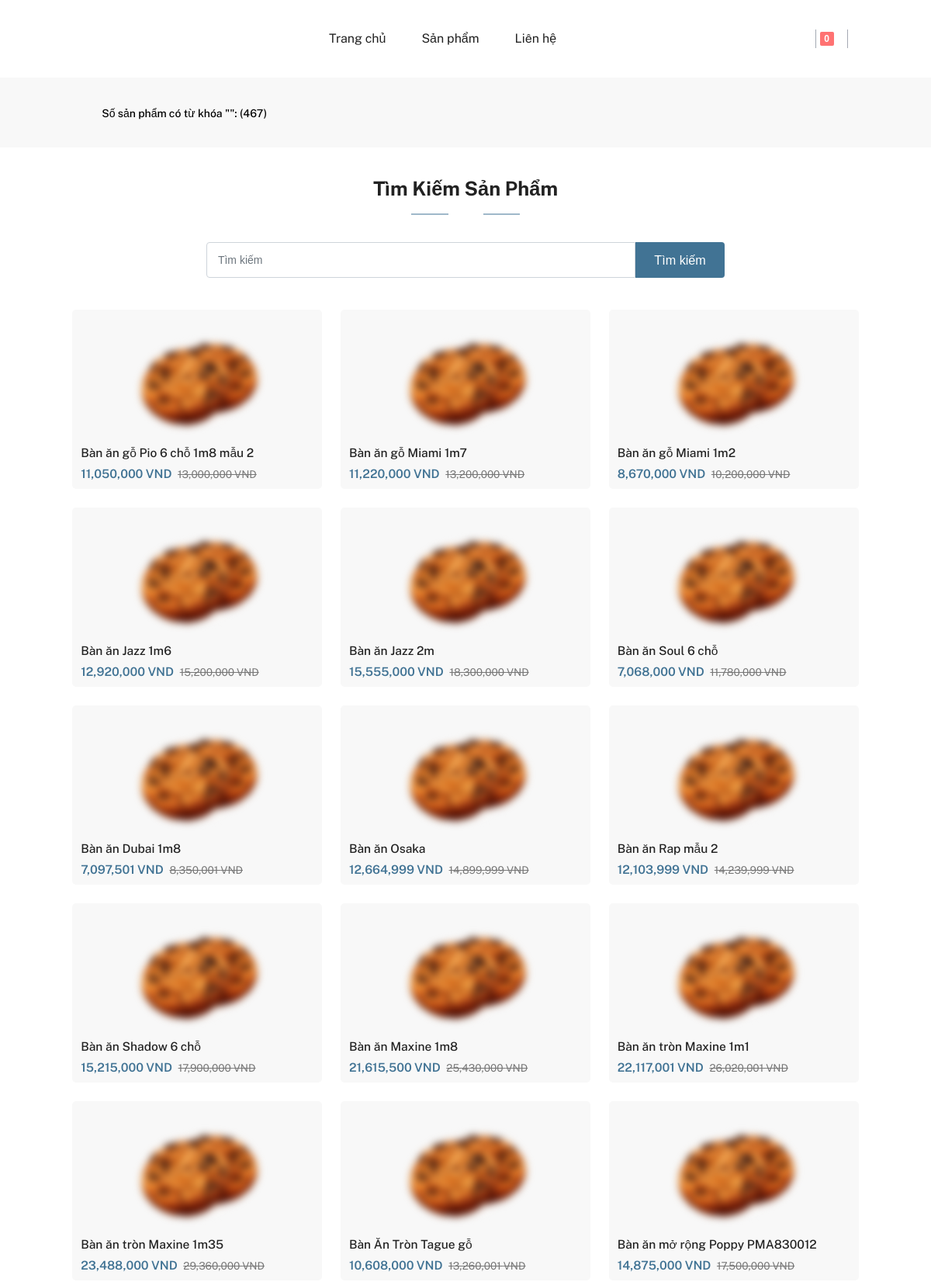
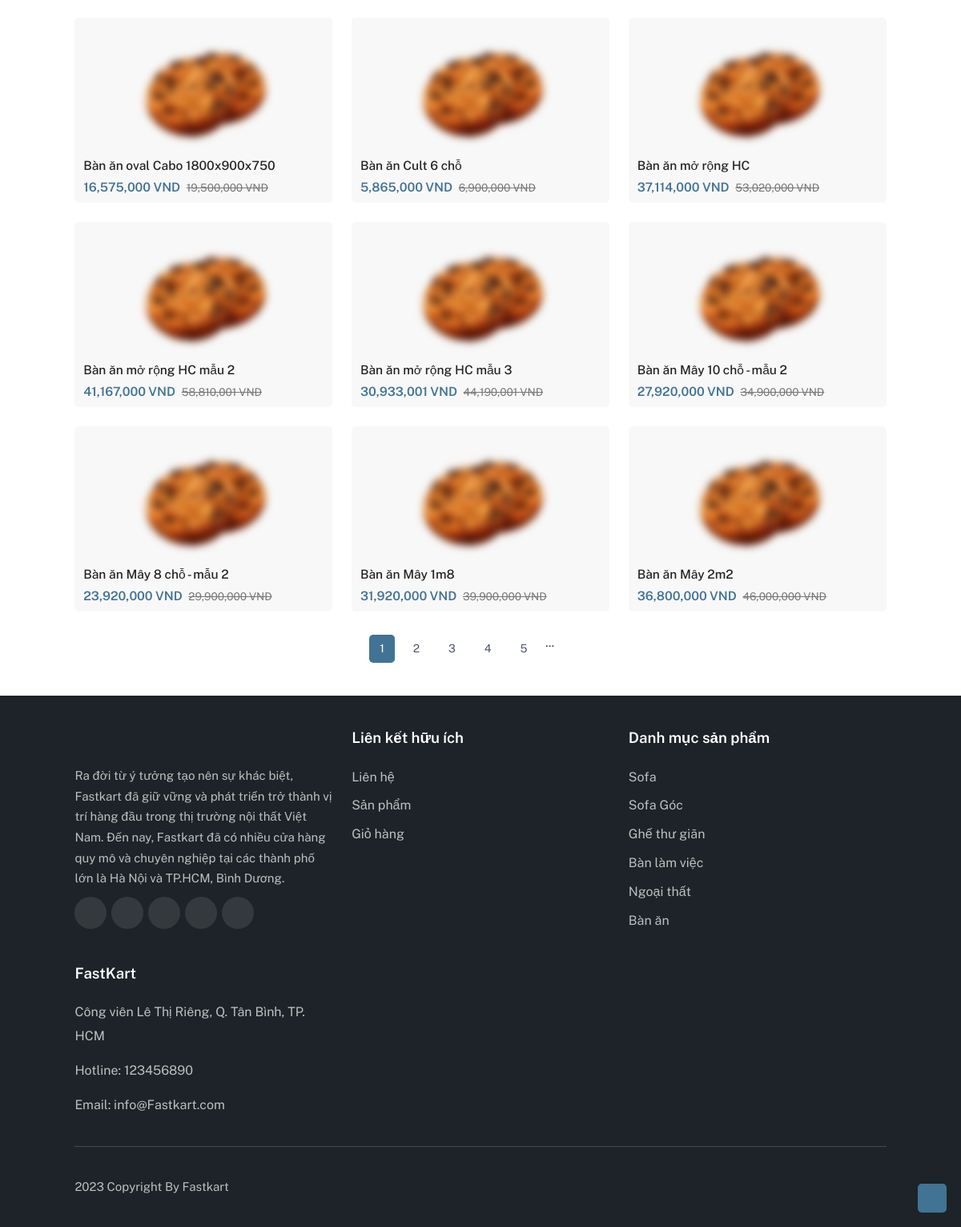
The app's page /search/ with its own data (2 pictures, top to bottom).
### store/models.py (models this page shows, shortened)
class Product(models.Model):
    subcategory = models.ForeignKey(SubCategory, on_delete=models.PROTECT)
    name = models.CharField(max_length=250)
    price = models.FloatField(default=0.0)
    price_origin = models.FloatField(null=True)
    image = models.ImageField(upload_to='store/images', default='store/images/default.png')
    content = models.TextField(null=True, blank=True)
    insert_date = models.DateTimeField(auto_now_add=True)
    update_date = models.DateTimeField(auto_now=True, blank=True, null=True)
    viewed = models.IntegerField(default=0)
    class Meta:
        ordering = ('-insert_date',)

### store/views.py (the view)
# urls.py: path('search/', views.search, name='search'),
def search(request):
    cart = Cart(request)
    if request.GET.get('product_name') and request.GET.get('product_name') != '':
        sub_cats = SubCategory.objects.all()
        product_name = request.GET.get('product_name').strip()
        search_products = Product.objects.filter(name__contains=product_name)
        search_name = f'Số sản phẩm có từ khóa "{product_name}": ' + '(' + str(len(search_products)) + ')'
    else:
        sub_cats = SubCategory.objects.all()
        search_products = Product.objects.all()
        search_name = f'Số sản phẩm có từ khóa "": ' + '(' + str(len(search_products)) + ')'
    page = request.GET.get('page', 1)
    paginator = Paginator(search_products, 24)
    product_page = paginator.page(page)
    return render(request, 'store/search.html', {
        'sub_cats': sub_cats,
        'products': product_page,
        'search_name': search_name,
        'cart': cart
    })

### store/templates/store/search.html (shortened to what this page needs)
{% extends 'store/base.html' %}
{% load static %}
{% load humanize %}
{% block content %}
    <section class="breadscrumb-section pt-0">
        <div class="container-fluid-lg">
            <div class="row">
                <div class="col-12">
                    <div class="breadscrumb-contain">
                        <nav>
                            <ol class="breadcrumb mb-0">
                                <li class="breadcrumb-item">
                                    <a href="{% url 'store:index' %}">
                                        <i class="fa-solid fa-house"></i>
                                    </a>
                                </li>
                                <li class="breadcrumb-item active" aria-current="page">{{ search_name }}</li>
                            </ol>
                        </nav>
                    </div>
                </div>
            </div>
        </div>
    </section>
    <section class="search-section">
        <div class="container-fluid-lg">
            <div class="row">
                <div class="col-xxl-6 col-xl-8 mx-auto">
                    <div class="title d-block text-center">
                        <h2>Tìm kiếm sản phẩm</h2>
                        <span class="title-leaf">
                            <svg class="icon-width">
                                <use xlink:href="{% static 'store/assets/svg/leaf.svg' %}#leaf"></use>
                            </svg>
                        </span>
                    </div>
                    <div class="search-box">
                        <form action="{% url 'store:search' %}" method="get" style="width: 100%">
                            <div class="input-group">
                                <input type="text" class="form-control" placeholder="Tìm kiếm" name="product_name" value="{{ product_name }}">
                                <button class="btn theme-bg-color text-white m-0" type="submit"
                                    id="button-addon1">Tìm kiếm</button>
                            </div>
                        </form>
                    </div>
                </div>
            </div>
        </div>
    </section>
    <section class="section-b-space">
        <div class="container-fluid-lg">
            <div class="row">
                <div class="col-12">
                    <div
                        class="row g-sm-4 g-3 row-cols-xxl-4 row-cols-xl-3 row-cols-lg-2 row-cols-md-3 row-cols-2 product-list-section">
                        {% for product in products %}
                            <div>
                            <div class="product-box-3 h-100">
                                <div class="product-header">
                                    <div class="product-image">
                                        <a href="{% url 'store:product_detail' product.pk %}">
                                            <img src="{% static 'store/assets/images/cake/product/11.png' %}"
                                                class="img-fluid blur-up lazyload" alt="">
                                        </a>
                                    </div>
                                </div>
                                <div class="product-footer">
                                    <div class="product-detail">
                                        <a href="{% url 'store:product_detail' product.pk %}">
                                            <h5 class="name">{{ product.name }}</h5>
                                        </a>
                                        <h5 class="price"><span class="theme-color">{{ product.price|floatformat:'0'|intcomma}} VND</span> <del>{{ product.price_origin|floatformat:'0'|intcomma}} VND</del>
                                    </div>
                                </div>
                            </div>
                        </div>
                        {% endfor %}
                    </div>
                    {%  if products.paginator.num_pages > 1 %}
                        <nav class="custome-pagination">
                        <ul class="pagination justify-content-center">
                            {% for i in products.paginator.page_range %}
                                {% if i > products.number|add:'-5' %}
                                {% if i < products.number|add:'5' %}
                                {% if i == products.number %}
                                    <li class="page-item active disabled">
                                        <a class="page-link" href="#">{{ i }}</a>
                                    </li>
                                {% else %}
                                    <li class="page-item">
                                        <a class="page-link" href="?page={{ i }}{% if request.GET.product_name %}&product_name={{ request.GET.product_name }}{% endif %}">{{ i }}</a>
                                    </li>
                                {% endif %}
                                {% endif %}
                                {% endif %}
                            {% endfor %}
                            {%  if products.number < products.paginator.num_pages|add:'-4' %}
                                <li class="page-item"><span class="page-numbers">…</span></li>
                            {% endif %}
                            {%  if products.has_next %}
                                <li class="page-item">
                                    <a class="page-link" href="?page={{ products.next_page_number }}{% if request.GET.product_name %}&product_name={{ request.GET.product_name }}{% endif %}">
                                        <i class="fa-solid fa-angles-right"></i>
                                    </a>
                                </li>
                            {% endif %}
                        </ul>
                    </nav>
                    {% endif %}
                </div>
            </div>
        </div>
    </section>
{% endblock %}

### records on screen
Product: name "Bàn ăn gỗ Pio 6 chỗ 1m8 mẫu 2", price "11,050,000", price_origin "13,000,000"
Product: name "Bàn ăn gỗ Miami 1m7", price "11,220,000", price_origin "13,200,000"
Product: name "Bàn ăn gỗ Miami 1m2", price "8,670,000", price_origin "10,200,000"
Product: name "Bàn ăn Jazz 1m6", price "12,920,000", price_origin "15,200,000"
Product: name "Bàn ăn Jazz 2m", price "15,555,000", price_origin "18,300,000"
Product: name "Bàn ăn Soul 6 chỗ", price "7,068,000", price_origin "11,780,000"
Product: name "Bàn ăn Dubai 1m8", price "7,097,501", price_origin "8,350,001"
Product: name "Bàn ăn Osaka", price "12,664,999", price_origin "14,899,999"
Product: name "Bàn ăn Rap mẫu 2", price "12,103,999", price_origin "14,239,999"
Product: name "Bàn ăn Shadow 6 chỗ", price "15,215,000", price_origin "17,900,000"
Product: name "Bàn ăn Maxine 1m8", price "21,615,500", price_origin "25,430,000"
Product: name "Bàn ăn tròn Maxine 1m1", price "22,117,001", price_origin "26,020,001"
Product: name "Bàn ăn tròn Maxine 1m35", price "23,488,000", price_origin "29,360,000"
Product: name "Bàn Ăn Tròn Tague gỗ", price "10,608,000", price_origin "13,260,001"
Product: name "Bàn ăn mở rộng Poppy PMA830012", price "14,875,000", price_origin "17,500,000"
Product: name "Bàn ăn oval Cabo 1800x900x750", price "16,575,000", price_origin "19,500,000"
Product: name "Bàn ăn Cult 6 chỗ", price "5,865,000", price_origin "6,900,000"
Product: name "Bàn ăn mở rộng HC", price "37,114,000", price_origin "53,020,000"
Product: name "Bàn ăn mở rộng HC mẫu 2", price "41,167,000", price_origin "58,810,001"
Product: name "Bàn ăn mở rộng HC mẫu 3", price "30,933,001", price_origin "44,190,001"
Product: name "Bàn ăn Mây 10 chỗ - mẫu 2", price "27,920,000", price_origin "34,900,000"
Product: name "Bàn ăn Mây 8 chỗ - mẫu 2", price "23,920,000", price_origin "29,900,000"
Product: name "Bàn ăn Mây 1m8", price "31,920,000", price_origin "39,900,000"
Product: name "Bàn ăn Mây 2m2", price "36,800,000", price_origin "46,000,000"

### other values on screen
{{ cart|length }} "0"
{{ search_name }} "Số sản phẩm có từ khóa \"\": (467)"
{{ i }} "1"
{{ i }} "2" "3" "4" "5"
